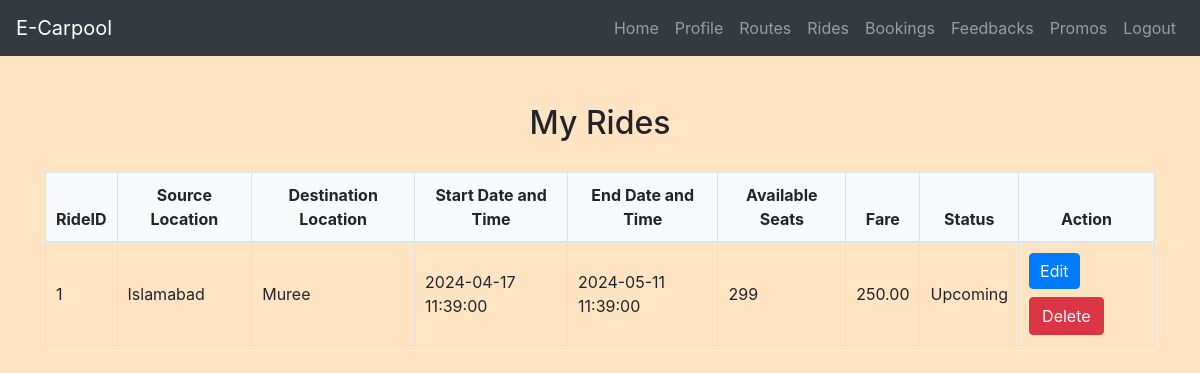
/driver/view_rides.php (signed in), run on the app's committed database.
### tables this page shows
CREATE TABLE `rides` (
  `RideID` int(11) NOT NULL,
  `DriverID` int(11) DEFAULT NULL,
  `RouteID` int(11) DEFAULT NULL,
  `StartDateTime` datetime DEFAULT NULL,
  `EndDateTime` datetime DEFAULT NULL,
  `AvailableSeats` int(11) DEFAULT NULL,
  `Fare` decimal(10,2) DEFAULT NULL,
  `Status` varchar(20) DEFAULT NULL
);

CREATE TABLE `routes` (
  `RouteID` int(11) NOT NULL,
  `DriverID` int(11) NOT NULL,
  `SourceLocation` varchar(255) NOT NULL,
  `DestinationLocation` varchar(255) NOT NULL,
  `Frequency` enum('Daily','Weekly','Monthly','Trip-based') NOT NULL
);

### driver/view_rides.php (the view, shortened to what this page needs)
<?php
include('config.php');
$driverID = $_SESSION["id"];
$sql = "SELECT r.RideID, r.RouteID, r.StartDateTime, r.EndDateTime, r.AvailableSeats, r.Fare, r.Status, rt.SourceLocation, rt.DestinationLocation
        FROM rides r
        INNER JOIN routes rt ON r.RouteID = rt.RouteID
        WHERE r.DriverID = ?";
$stmt = mysqli_prepare($conn, $sql);
mysqli_stmt_bind_param($stmt, "i", $driverID);
mysqli_stmt_execute($stmt);
mysqli_stmt_bind_result($stmt, $rideID, $routeID, $startDateTime, $endDateTime, $availableSeats, $fare, $status, $sourceLocation, $destinationLocation);
$rides = [];
while (mysqli_stmt_fetch($stmt)) {
    $rides[] = [
        "RideID" => $rideID,
        "SourceLocation" => $sourceLocation,
        "DestinationLocation" => $destinationLocation,
        "StartDateTime" => $startDateTime,
        "EndDateTime" => $endDateTime,
        "AvailableSeats" => $availableSeats,
        "Fare" => $fare,
        "Status" => $status
    ];
}
?>
<!DOCTYPE html>
<html lang="en">
<head>
    <link rel="stylesheet" href="https://maxcdn.bootstrapcdn.com/bootstrap/4.5.2/css/bootstrap.min.css">
    <link rel="stylesheet" href="./css/style.css">
</head>
<body>
<?php include('navbar.php'); ?>
<div class="container mt-5">
    <h2>My Rides</h2>
    <table class="table">
        <thead>
            <tr>
                <th>RideID</th>
                <th>Source Location</th>
                <th>Destination Location</th>
                <th>Start Date and Time</th>
                <th>End Date and Time</th>
                <th>Available Seats</th>
                <th>Fare</th>
                <th>Status</th>
                <th>Action</th>
            </tr>
        </thead>
        <tbody>
            <?php foreach ($rides as $ride): ?>
                <tr>
                    <td><?php echo $ride['RideID']; ?></td>
                    <td><?php echo $ride['SourceLocation']; ?></td>
                    <td><?php echo $ride['DestinationLocation']; ?></td>
                    <td><?php echo $ride['StartDateTime']; ?></td>
                    <td><?php echo $ride['EndDateTime']; ?></td>
                    <td><?php echo $ride['AvailableSeats']; ?></td>
                    <td><?php echo $ride['Fare']; ?></td>
                    <td><?php echo $ride['Status']; ?></td>
                    <td>
                        <a href="edit_ride.php?RideID=<?php echo $ride['RideID']; ?>" class="btn btn-primary">Edit</a>
                        <a href="view_rides.php?delete=true&RideID=<?php echo $ride['RideID']; ?>" class="mt-2 btn btn-danger" onclick="return confirm('Are you sure you want to delete this ride?')">Delete</a>
                    </td>
                </tr>
            <?php endforeach; ?>
        </tbody>
    </table>
</div>
</body>
</html>

### driver/css/style.css (style rules this page uses)
body { background-color: bisque; }
h1, h2, h3, h4 { text-align: center; margin-top: 30px; margin-bottom: 30px; }
.table { width: 100%; border-collapse: collapse; margin-top: 20px; }
.table th, .table td { padding: 10px; border: 1px solid #dee2e6; }
.table thead th { background-color: #f8f9fa; font-weight: bold; text-align: center; }
.table tbody td { vertical-align: middle; }
.btn-primary { padding: 5px 10px; }

### data on the page
rides: RideID "1", RouteID.SourceLocation "Islamabad", RouteID.DestinationLocation "Muree", StartDateTime "2024-04-17 11:39:00", EndDateTime "2024-05-11 11:39:00", AvailableSeats "299", Fare "250.00", Status "Upcoming"
